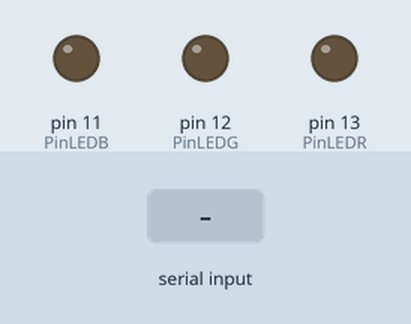
This sketch was run on a simulated Arduino Uno, built with avr-gcc and run on an emulated ATmega328P. Shown: output pins drawn as LEDs (lit = HIGH). Inputs (shaded band) come from the test bench.

Above: at 1.2 s.
1.3 s: "r" received over Serial
At 2.5 s:
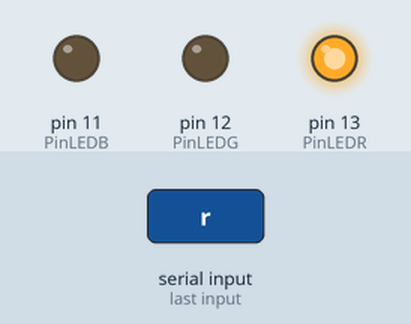
2.8 s: "g" received over Serial
At 3.6 s:
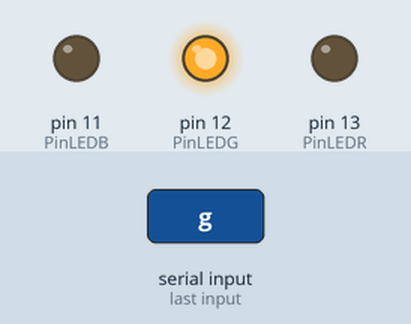
4.3 s: "b" received over Serial
At 4.8 s:
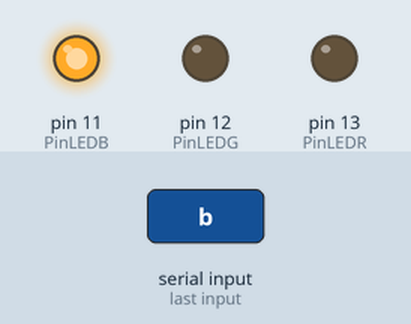
Timing chart, 0 to 7.3 s (numbered marks = the images above; inputs shaded):
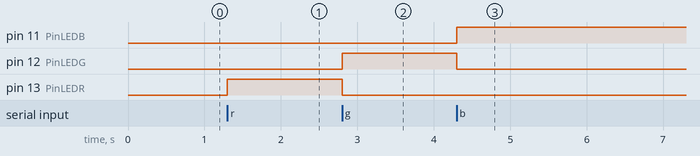

The sketch:

HW7-1.ino
```cpp
int PinLEDR = 13;
int PinLEDG = 12;
int PinLEDB = 11;
boolean countR = LOW;
boolean countG = LOW;
boolean countB = LOW;
char c;

void setup() {
  Serial.begin(9600);
  pinMode(PinLEDR, OUTPUT);
  pinMode(PinLEDG, OUTPUT);
  pinMode(PinLEDB, OUTPUT);
}


void loop() {
  if(Serial.available()) {
    c = Serial.read();

    if(c == 'r') {
      countR = !countR;
     if(countR == HIGH) {
      digitalWrite(PinLEDR, HIGH);
      digitalWrite(PinLEDG, LOW);
      digitalWrite(PinLEDB, LOW);
     }else if (countR == LOW) {
      digitalWrite(PinLEDR, LOW);
      digitalWrite(PinLEDG, LOW);
      digitalWrite(PinLEDB, LOW);
     }
    }else if(c == 'g') {
      countG = !countG;
     if(countG== HIGH) {
      digitalWrite(PinLEDR, LOW);
      digitalWrite(PinLEDG, HIGH);
      digitalWrite(PinLEDB, LOW);
     }else if (countG == LOW) {
      digitalWrite(PinLEDR, LOW);
      digitalWrite(PinLEDG, LOW);
      digitalWrite(PinLEDB, LOW);
     }
    }else if(c == 'b') {
      countB = !countB;
     if(countB == HIGH) {
      digitalWrite(PinLEDR, LOW);
      digitalWrite(PinLEDG, LOW);
      digitalWrite(PinLEDB, HIGH);
     }else if (countB == LOW) {
      digitalWrite(PinLEDR, LOW);
      digitalWrite(PinLEDG, LOW);
      digitalWrite(PinLEDB, LOW);
     }
    }
  }
}
```

Measured:
- after the input at 1.3 s, pin 13 (PinLEDR): LOW → HIGH at once
- after the input at 2.8 s, pin 12 (PinLEDG): LOW → HIGH at once; pin 13 (PinLEDR): HIGH → LOW at once
- after the input at 4.3 s, pin 11 (PinLEDB): LOW → HIGH at once; pin 12 (PinLEDG): HIGH → LOW at once
